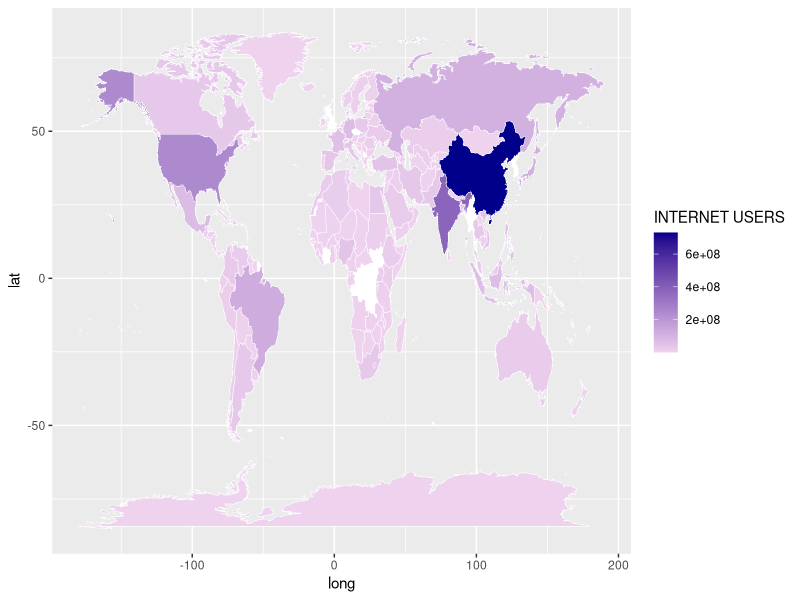

R code for this plot:
## ---- chunk 1
knitr::opts_chunk$set(echo = TRUE)
## ---- chunk 2
library(tidyverse)

## ---- chunk 3
internetusers_cia2017 <- read_csv("Data/internetusers_cia2017.csv")
internetusers_cia2017 %>% head()
## ---- chunk 4
population_cia2017 <- read_csv("Data/population_cia2017.csv")
population_cia2017 %>% head()
## ---- chunk 5
world_regions <- read_csv("Data/world_regions.csv")
world_regions %>% head()
## ---- chunk 6
democracyindex2017 <- read_csv("Data/democracyindex2017.csv")
democracyindex2017 %>% head()
## ---- chunk 7
education_cia2017 <- read_csv("Data/education_cia2017.csv")
education_cia2017 %>% head()
## ---- chunk 8
gdpppp_cia2017 <- read_csv("Data/gdpppp_cia2017.csv")
gdpppp_cia2017 %>% head()
## ---- chunk 9
lifeexpect_cia2017 <- read_csv("Data/lifeexpect_cia2017.csv")
lifeexpect_cia2017 %>% head()
## ---- chunk 10
healthexpend_cia2017 <- read_csv("Data/healthexpend_cia2017.csv")
healthexpend_cia2017 %>% head()
## ---- chunk 11
library(maps)

world <- map_data("world") 

internetusers_cia2017 <- read_csv("Data/internetusers_cia2017.csv")

iu <- internetusers_cia2017 %>% rename(region = Country) 

iu$region[4] <- "USA" # to match world map data

iu <- semi_join(iu, world, by = "region") #only keep countries according to world map data

# code below is modified from 
# https://stackoverflow.com/questions/29614972/ggplot-us-state-map-colors-are-fine-polygons-jagged-r
gg <- ggplot()

gg <- gg + geom_map(
  data = world,
  map = world,
  aes(x = long, y = lat, map_id = region),
  fill = "#ffffff",
  color = "#ffffff",
  size = 0.20
  )
  
  gg <- gg + geom_map(
  data = iu,
  map = world,
  aes(fill = `INTERNET USERS`, map_id = region),
  color = "#ffffff",
  size = 0.15
  )
  
  gg <- gg + scale_fill_continuous(low = 'thistle2', high = 'darkblue',
  guide = 'colorbar')
  gg
